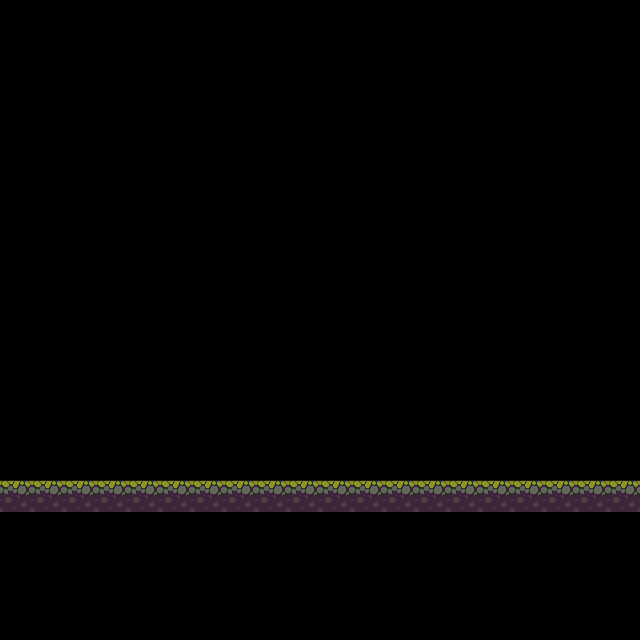

Rendered tile map (Tiled .tmx) drawn with the repository's tilesets; below, a short description and the full map source, tile grids included:
An orthogonal 20x20 tile map with 32x32 px tiles, 1 tile layer (tiles), 2 tilesets and 4 objects.

<map version="1.4" tiledversion="1.4.2" orientation="orthogonal" renderorder="right-down" width="20" height="20" tilewidth="32" tileheight="32" infinite="0" nextlayerid="6" nextobjectid="6">
 <tileset firstgid="1" name="Tileset" tilewidth="32" tileheight="32" tilecount="60" columns="10">
  <image source="tileset/1 Tiles/Tileset.png" width="320" height="192" />
 </tileset>
 <tileset firstgid="61" name="1" tilewidth="141" tileheight="168" tilecount="2" columns="0">
  <grid orientation="orthogonal" width="1" height="1" />
  <tile id="0">
   <image width="104" height="135" source="tileset/3 Objects/Willows/1.png" />
  </tile>
  <tile id="1">
   <image width="141" height="168" source="tileset/3 Objects/Willows/2.png" />
  </tile>
 </tileset>
 <layer id="1" name="tiles" width="20" height="20">
  <data encoding="csv">
0,0,0,0,0,0,0,0,0,0,0,0,0,0,0,0,0,0,0,0,
0,0,0,0,0,0,0,0,0,0,0,0,0,0,0,0,0,0,0,0,
0,0,0,0,0,0,0,0,0,0,0,0,0,0,0,0,0,0,0,0,
0,0,0,0,0,0,0,0,0,0,0,0,0,0,0,0,0,0,0,0,
0,0,0,0,0,0,0,0,0,0,0,0,0,0,0,0,0,0,0,0,
0,0,0,0,0,0,0,0,0,0,0,0,0,0,0,0,0,0,0,0,
0,0,0,0,0,0,0,0,0,0,0,0,0,0,0,0,0,0,0,0,
0,0,0,0,0,0,0,0,0,0,0,0,0,0,0,0,0,0,0,0,
0,0,0,0,0,0,0,0,0,0,0,0,0,0,0,0,0,0,0,0,
0,0,0,0,0,0,0,0,0,0,0,0,0,0,0,0,0,0,0,0,
0,0,0,0,0,0,0,0,0,0,0,0,0,0,0,0,0,0,0,0,
0,0,0,0,0,0,0,0,0,0,0,0,0,0,0,0,0,0,0,0,
0,0,0,0,0,0,0,0,0,0,0,0,0,0,0,0,0,0,0,0,
0,0,0,0,0,0,0,0,0,0,0,0,0,0,0,0,0,0,0,0,
0,0,0,0,0,0,0,0,0,0,0,0,0,0,0,0,0,0,0,0,
2,2,2,2,2,2,2,2,2,2,2,2,2,2,2,2,2,2,2,2,
0,0,0,0,0,0,0,0,0,0,0,0,0,0,0,0,0,0,0,0,
0,0,0,0,0,0,0,0,0,0,0,0,0,0,0,0,0,0,0,0,
0,0,0,0,0,0,0,0,0,0,0,0,0,0,0,0,0,0,0,0,
0,0,0,0,0,0,0,0,0,0,0,0,0,0,0,0,0,0,0,0
</data>
 </layer>
 <objectgroup id="2" name="geom">
  <object id="1" x="-0.745226" y="481.416" width="638.659" height="29.809" />
 </objectgroup>
 <objectgroup id="3" name="meta">
  <object id="2" x="19.3759" y="95.3889" width="600" height="500" />
 </objectgroup>
 <objectgroup id="5" name="scenery">
  <object id="3" gid="61" x="197" y="481" width="104" height="135" />
  <object id="4" gid="62" x="447.5" y="481" width="141" height="168" />
 </objectgroup>
</map>
